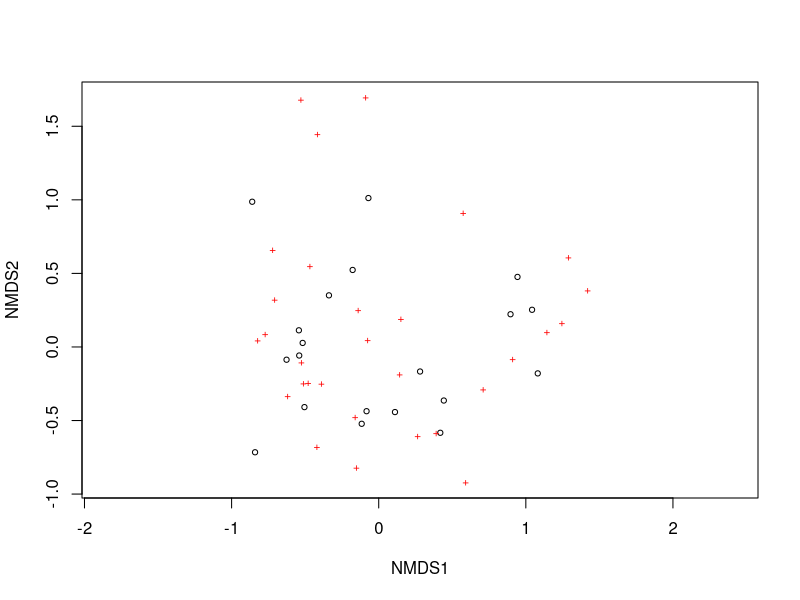
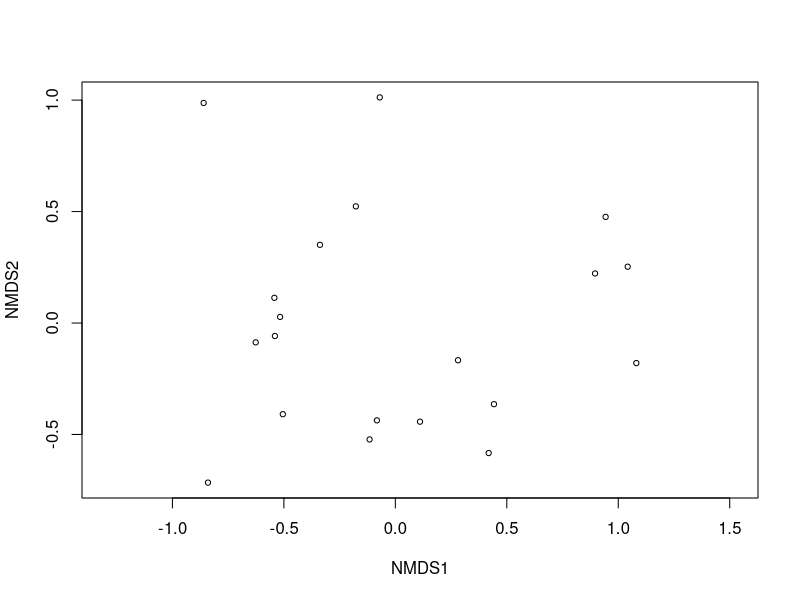
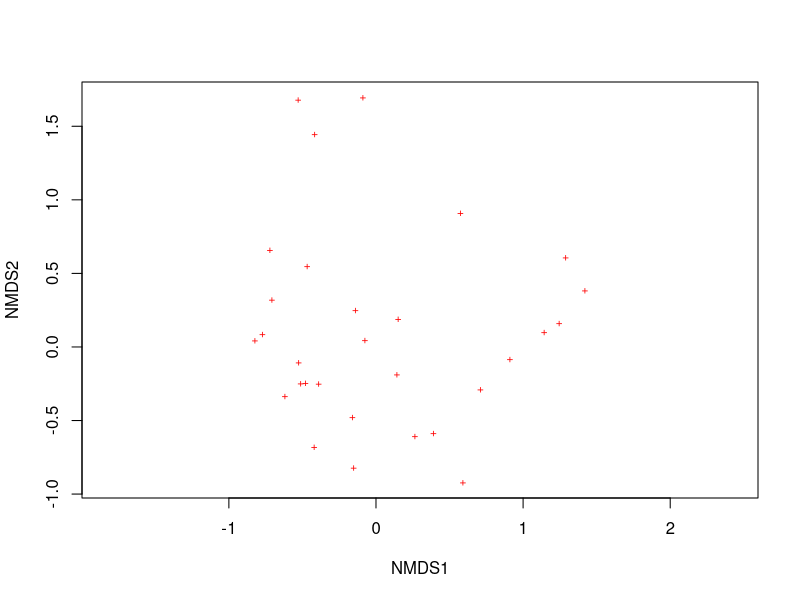
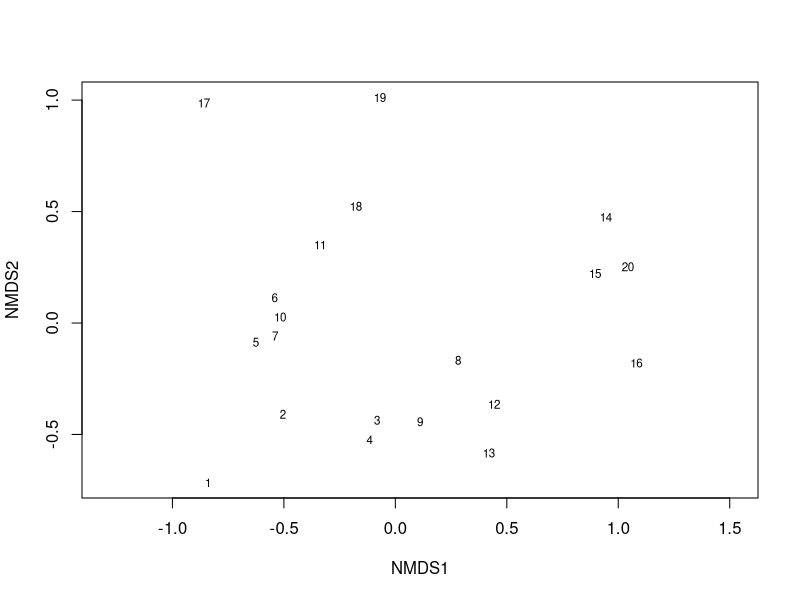
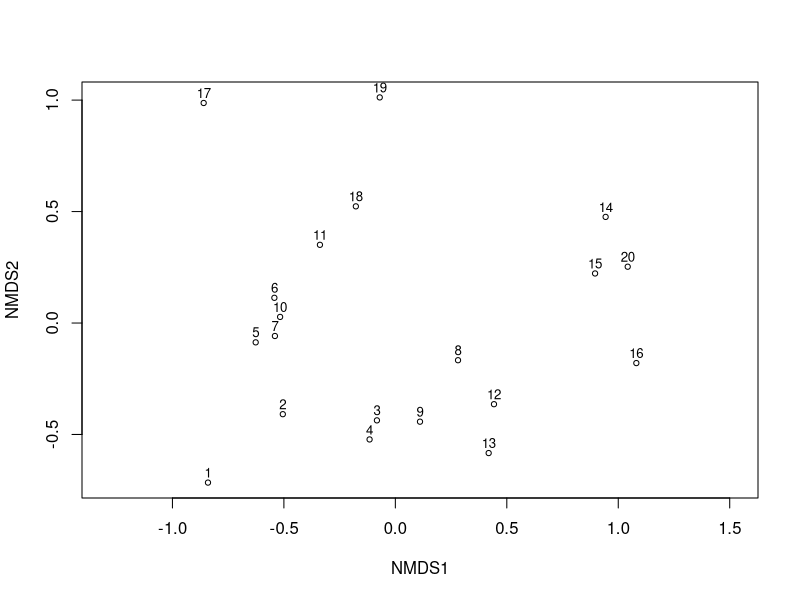
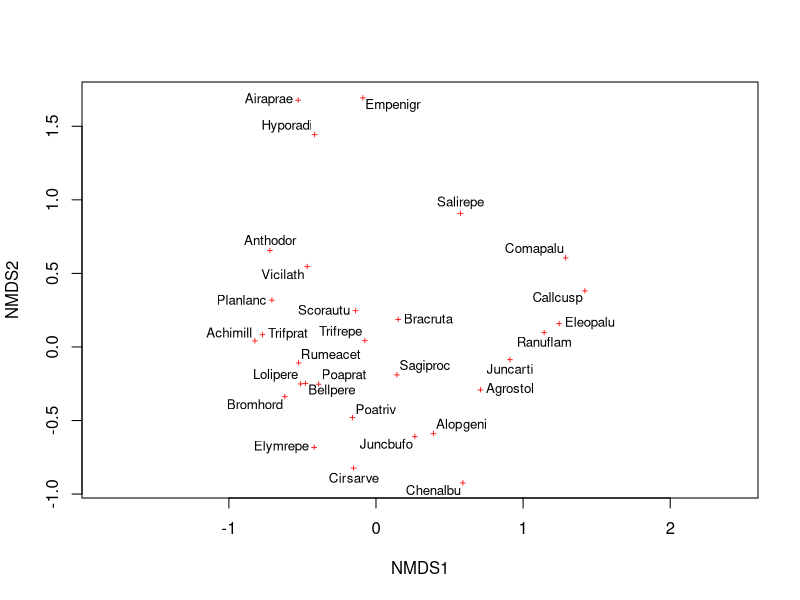
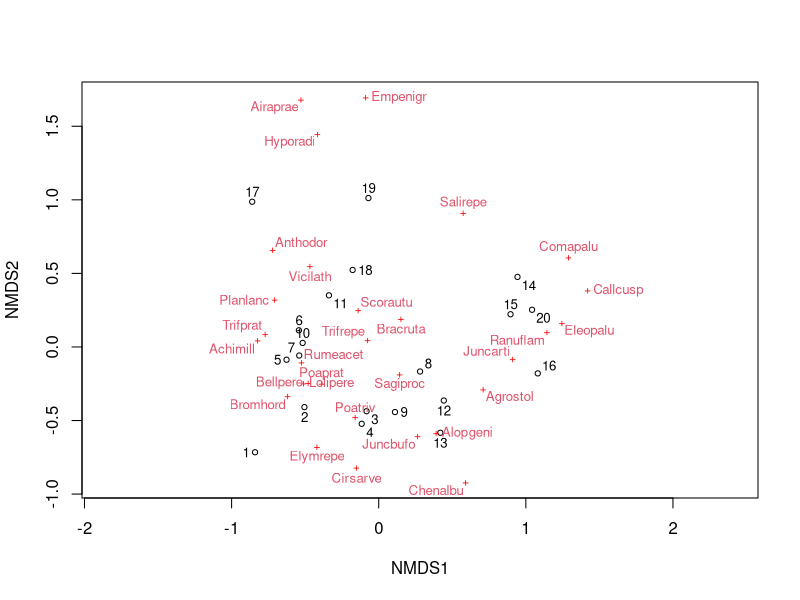
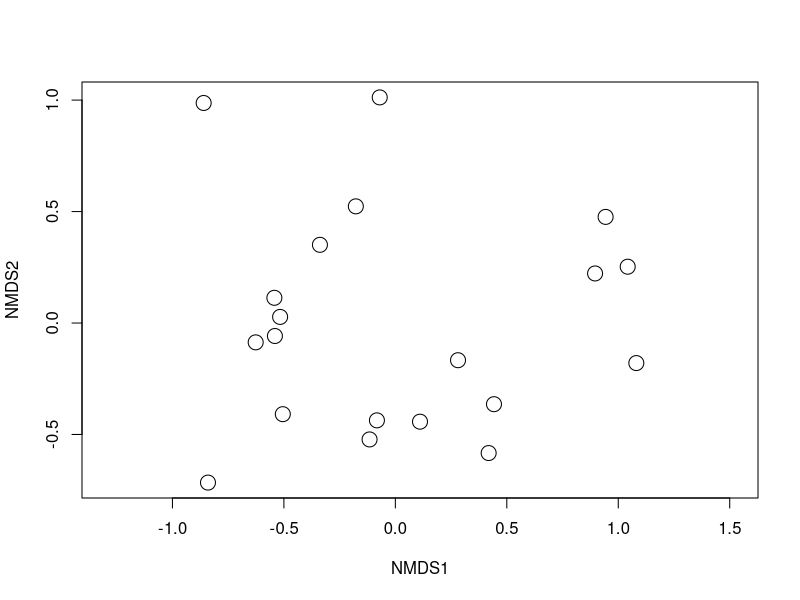

Reproduce these figures in R, in order.
## ----setup-options, echo = FALSE, results = "hide", message = FALSE------
knitr::opts_chunk$set(comment=NA, fig.align = "center",
                      out.width = "0.7\\linewidth",
                      echo = TRUE, message = TRUE, warning = TRUE,
                      cache = TRUE)
knitr::knit_hooks$set(crop.plot = knitr::hook_pdfcrop)

## ----packages, echo = FALSE, results = "hide", message = FALSE-----------
library("vegan")
data(varespec)
data(varechem)

## ----housekeeping, eval=FALSE--------------------------------------------
## setwd("your/working/dir")

## ----loading-1, results='hide', message = FALSE--------------------------
library("vegan")
data(dune)
data(dune.env)

## ----loading-2-----------------------------------------------------------
dim(dune)                               # number of samples, species
head(dune[,1:6])

## ----loading-3-----------------------------------------------------------
head(dune.env, n=3)
summary(dune.env)

## ----pca1----------------------------------------------------------------
(pca <- rda(dune))

## ----NMDS1, results='hide'-----------------------------------------------
dune.bray.ord <- metaMDS(dune, distance = "bray", k = 2, trymax = 50)

## ----NMDS2, fig.height = 5, crop.plot = TRUE, out.width = "0.5\\linewidth"----
plot(dune.bray.ord)

## ----NMDS3, fig.height = 5, crop.plot = TRUE, out.width = "0.5\\linewidth"----
plot(dune.bray.ord, display = "sites")

## ----NMDS4, fig.height = 5, crop.plot = TRUE, out.width = "0.5\\linewidth"----
plot(dune.bray.ord, display = "species")

## ----NMDS5, fig.height = 5, crop.plot = TRUE, out.width = "0.5\\linewidth"----
plot(dune.bray.ord, display = "sites", type = "text")

## ----NMDS5-2, fig.height = 5, crop.plot = TRUE, out.width = "0.5\\linewidth"----
plot(dune.bray.ord, display = "sites")
set.seed(314) ## make reproducible
ordipointlabel(dune.bray.ord, display = "sites", scaling = 3, add = TRUE)

## ----NMDS5-5, fig.height = 5, crop.plot = TRUE, out.width = "0.5\\linewidth"----
plot(dune.bray.ord, display = "species")
set.seed(314) ## make reproducible
ordipointlabel(dune.bray.ord, display = "species", scaling = 3, add = TRUE)

## ----NMDS5-6, fig.height = 5, crop.plot = TRUE, out.width = "0.5\\linewidth"----
plot(dune.bray.ord)
set.seed(314) ## make reproducible
ordipointlabel(dune.bray.ord, scaling = 3, add = TRUE)

## ----NMDS6, fig.height = 5, crop.plot = TRUE, out.width = "0.5\\linewidth"----
plot(dune.bray.ord, display = "sites", cex=2)

## ----NMDS7, fig.height = 5, crop.plot = TRUE, out.width = "0.5\\linewidth"----
colors.vec <- c("red", "blue", "orange", "grey")
plot(dune.bray.ord, display = "sites", type = "n")
points(dune.bray.ord, display = "sites", cex=2, pch = 21, 
       col = colors.vec[dune.env$Management], 
       bg = colors.vec[dune.env$Management])
legend("topright", legend = levels(dune.env$Management), bty = "n",
                      col = colors.vec, pch = 21, pt.bg = colors.vec)

## ----NMDS11, fig.height = 5, crop.plot = TRUE, out.width = "0.5\\linewidth"----
plot(dune.bray.ord, display = "sites", cex=2) # just site points

## ----NMDS12, fig.height = 5, crop.plot = TRUE, out.width = "0.5\\linewidth"----
plot(dune.bray.ord, display = "sites", cex=2)
ordihull(dune.bray.ord,groups = dune.env$Management, label = TRUE) # convex hulls

## ----NMDS14, fig.height = 5, crop.plot = TRUE, out.width = "0.5\\linewidth"----
plot(dune.bray.ord, display = "sites", cex=2)
ordihull(dune.bray.ord,groups = dune.env$Management, label = TRUE, col = "blue")
ordispider(dune.bray.ord,groups = dune.env$Management, label = TRUE)

## ----NMDS17, fig.height = 5, crop.plot = TRUE, out.width = "0.5\\linewidth"----
plot(dune.bray.ord, type = "n")

## ----NMDS18, fig.height = 5, crop.plot = TRUE, out.width = "0.5\\linewidth"----
plot(dune.bray.ord, type = "n")
points(dune.bray.ord, display = "sites", cex = 2)

## ----NMDS19, fig.height = 5, crop.plot = TRUE, out.width = "0.5\\linewidth"----
plot(dune.bray.ord, display = "sites", type = "n")

## ----NMDS20, fig.height = 5, crop.plot = TRUE, out.width = "0.5\\linewidth"----
plot(dune.bray.ord, display = "sites", type = "n")
points(dune.bray.ord, display = "sites", cex = 2)

## ----NMDS21, fig.height = 5, crop.plot = TRUE, out.width = "0.5\\linewidth"----
plot(dune.bray.ord, display = "sites", type = "n")
points(dune.bray.ord,display = "sites", cex = 2)
ordispider(dune.bray.ord,groups = dune.env$Management, label = TRUE)

## ----NMDS22, fig.height = 5, crop.plot = TRUE, out.width = "0.5\\linewidth"----
plot(dune.bray.ord, display = "sites", type = "n")
points(dune.bray.ord, display = "sites", cex = 2)
ordiellipse(dune.bray.ord,groups = dune.env$Management, label = TRUE)

## ----NMDS23, fig.height = 5, crop.plot = TRUE, out.width = "0.5\\linewidth", message=FALSE, results='hide'----
plot(dune.bray.ord, display = "sites", type = "n")
points(dune.bray.ord,display = "sites", cex = 2)
ordisurf(dune.bray.ord,dune.env$A1, add = TRUE)

## ----NMDS24--------------------------------------------------------------
dune.bray.ord.A1.fit <- envfit(dune.bray.ord,dune.env$A1, permutations = 1000)
dune.bray.ord.A1.fit

## ----NMDS25, fig.height = 5, crop.plot = TRUE, out.width = "0.5\\linewidth", message=FALSE, results='hide'----
plot(dune.bray.ord, display = "sites", type = "n")
points(dune.bray.ord,display = "sites", cex = 2)
plot(dune.bray.ord.A1.fit, add = TRUE)
ordisurf(dune.bray.ord,dune.env$A1, add = TRUE)

